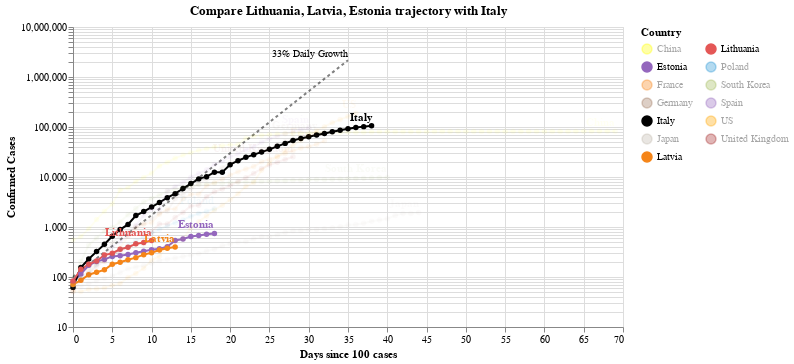

Write notebook code for a chart like this one.
### Code cell
#hide_input
chart3 = make_since_chart(['Lithuania', 'Latvia', 'Estonia'])
chart3

### Figure 1 — Vega-Lite specification as saved in the notebook (floating-point values rounded to 4 significant figures; data arrays with more than 128 entries replaced by an {"elided": "..."} marker saying what was removed)
{"config": {"view": {"continuousWidth": 400, "continuousHeight": 300}}, "layer": [{"mark": {"type": "line", "color": "black", "opacity": 0.5, "strokeDash": [3, 3]}, "encoding": {"x": {"type": "quantitative", "field": "Days since 100 cases"}, "y": {"type": "quantitative", "field": "Confirmed Cases"}}}, {"mark": {"type": "text", "align": "right", "dy": -6, "fontSize": 10, "text": "33% Daily Growth"}, "encoding": {"x": {"type": "quantitative", "field": "Days since 100 cases"}, "y": {"type": "quantitative", "field": "Confirmed Cases"}}, "transform": [{"filter": "(datum['Days since 100 cases'] >= 35)"}]}, {"data": {"name": "data-70b6115c8bacaa00c22240ce342727f3"}, "mark": {"type": "line", "point": true}, "encoding": {"color": {"type": "nominal", "field": "Country", "legend": {"columns": 2}, "scale": {"domain": ["China", "Estonia", "France", "Germany", "Italy", "Japan", "Latvia", "Lithuania", "Poland", "South Korea", "Spain", "US", "United Kingdom"], "range": ["yellow", "#9467bd", "#F58518", "#9D755D", "black", "#C1B7AD", "#F58518", "#E45756", "#2495D3", "#A1BA59", "#9467bd", "orange", "brown"]}}, "opacity": {"condition": {"value": 1, "selection": "selector002"}, "value": 0.05}, "tooltip": [{"type": "nominal", "field": "Country"}, {"type": "temporal", "field": "Date"}, {"type": "quantitative", "field": "Confirmed Cases"}, {"type": "quantitative", "field": "Days since 100 cases"}], "x": {"type": "quantitative", "field": "Days since 100 cases"}, "y": {"type": "quantitative", "field": "Confirmed Cases", "scale": {"type": "log"}}}, "selection": {"selector002": {"type": "multi", "fields": ["Country"], "bind": "legend", "init": [{"Country": "Lithuania"}, {"Country": "Latvia"}, {"Country": "Estonia"}, {"Country": "Italy"}]}}, "width": 550}, {"data": {"name": "data-70b6115c8bacaa00c22240ce342727f3"}, "mark": {"type": "text", "align": "right", "dy": -8, "fontWeight": "bold"}, "encoding": {"color": {"type": "nominal", "field": "Country", "legend": {"columns": 2}, "scale": {"domain": ["China", "Estonia", "France", "Germany", "Italy", "Japan", "Latvia", "Lithuania", "Poland", "South Korea", "Spain", "US", "United Kingdom"], "range": ["yellow", "#9467bd", "#F58518", "#9D755D", "black", "#C1B7AD", "#F58518", "#E45756", "#2495D3", "#A1BA59", "#9467bd", "orange", "brown"]}}, "opacity": {"condition": {"value": 1, "selection": "selector002"}, "value": 0.05}, "text": {"type": "nominal", "field": "Country"}, "tooltip": [{"type": "nominal", "field": "Country"}, {"type": "temporal", "field": "Date"}, {"type": "quantitative", "field": "Confirmed Cases"}, {"type": "quantitative", "field": "Days since 100 cases"}], "x": {"type": "quantitative", "field": "Days since 100 cases"}, "y": {"type": "quantitative", "field": "Confirmed Cases", "scale": {"type": "log"}}}, "transform": [{"filter": "(datum['Date'] >= 1585612800000)"}], "width": 550}], "data": {"name": "data-c1a3bbf4dd040f2e7e8e7a69520e3c2a"}, "title": "Compare Lithuania, Latvia, Estonia trajectory with Italy", "$schema": "https://vega.github.io/schema/vega-lite/v4.0.2.json", "datasets": {"data-c1a3bbf4dd040f2e7e8e7a69520e3c2a": [{"Days since 100 cases": 0, "Confirmed Cases": 100.0}, {"Days since 100 cases": 1, "Confirmed Cases": 133.0}, {"Days since 100 cases": 2, "Confirmed Cases": 176.9}, {"Days since 100 cases": 3, "Confirmed Cases": 235.3}, {"Days since 100 cases": 4, "Confirmed Cases": 312.9}, {"Days since 100 cases": 5, "Confirmed Cases": 416.2}, {"Days since 100 cases": 6, "Confirmed Cases": 553.5}, {"Days since 100 cases": 7, "Confirmed Cases": 736.1}, {"Days since 100 cases": 8, "Confirmed Cases": 979.1}, {"Days since 100 cases": 9, "Confirmed Cases": 1302.0}, {"Days since 100 cases": 10, "Confirmed Cases": 1732.0}, {"Days since 100 cases": 11, "Confirmed Cases": 2303.0}, {"Days since 100 cases": 12, "Confirmed Cases": 3064.0}, {"Days since 100 cases": 13, "Confirmed Cases": 4074.0}, {"Days since 100 cases": 14, "Confirmed Cases": 5419.0}, {"Days since 100 cases": 15, "Confirmed Cases": 7207.0}, {"Days since 100 cases": 16, "Confirmed Cases": 9586.0}, {"Days since 100 cases": 17, "Confirmed Cases": 12750.0}, {"Days since 100 cases": 18, "Confirmed Cases": 16960.0}, {"Days since 100 cases": 19, "Confirmed Cases": 22550.0}, {"Days since 100 cases": 20, "Confirmed Cases": 29990.0}, {"Days since 100 cases": 21, "Confirmed Cases": 39890.0}, {"Days since 100 cases": 22, "Confirmed Cases": 53060.0}, {"Days since 100 cases": 23, "Confirmed Cases": 70560.0}, {"Days since 100 cases": 24, "Confirmed Cases": 93850.0}, {"Days since 100 cases": 25, "Confirmed Cases": 124800.0}, {"Days since 100 cases": 26, "Confirmed Cases": 166000.0}, {"Days since 100 cases": 27, "Confirmed Cases": 220800.0}, {"Days since 100 cases": 28, "Confirmed Cases": 293700.0}, {"Days since 100 cases": 29, "Confirmed Cases": 390600.0}, {"Days since 100 cases": 30, "Confirmed Cases": 519500.0}, {"Days since 100 cases": 31, "Confirmed Cases": 690900.0}, {"Days since 100 cases": 32, "Confirmed Cases": 918900.0}, {"Days since 100 cases": 33, "Confirmed Cases": 1222000.0}, {"Days since 100 cases": 34, "Confirmed Cases": 1625000.0}, {"Days since 100 cases": 35, "Confirmed Cases": 2162000.0}], "data-70b6115c8bacaa00c22240ce342727f3": {"elided": "420 records"}}}
